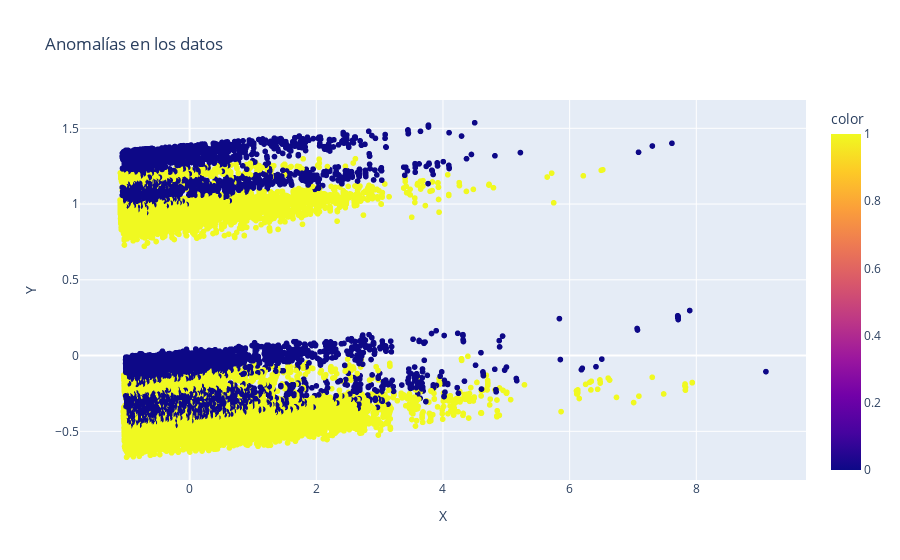

The notebook cell this image was saved under:
### Code cell
p = Profiler(df)
p.detect_anomalies(method='isolation_forest')

### Figure 1 — Plotly figure (JSON) as saved in the notebook; plotly's stock layout.template omitted (floating-point values rounded to 4 significant figures; data arrays with more than 128 entries replaced by an {"elided": "..."} marker saying what was removed)
{"data": [{"hovertemplate": "X=%{x}<br>Y=%{y}<br>color=%{marker.color}<extra></extra>", "legendgroup": "", "marker": {"color": {"elided": "39783 int values"}, "coloraxis": "coloraxis", "symbol": "circle"}, "mode": "markers", "name": "", "showlegend": false, "type": "scattergl", "x": {"elided": "39783 float values"}, "xaxis": "x", "y": {"elided": "39783 float values"}, "yaxis": "y"}], "layout": {"coloraxis": {"colorbar": {"title": {"text": "color"}}, "colorscale": [[0, "#0d0887"], [0.1111, "#46039f"], [0.2222, "#7201a8"], [0.3333, "#9c179e"], [0.4444, "#bd3786"], [0.5556, "#d8576b"], [0.6667, "#ed7953"], [0.7778, "#fb9f3a"], [0.8889, "#fdca26"], [1, "#f0f921"]]}, "legend": {"tracegroupgap": 0}, "title": {"text": "Anomalías en los datos"}, "xaxis": {"anchor": "y", "domain": [0, 1], "title": {"text": "X"}}, "yaxis": {"anchor": "x", "domain": [0, 1], "title": {"text": "Y"}}}}
